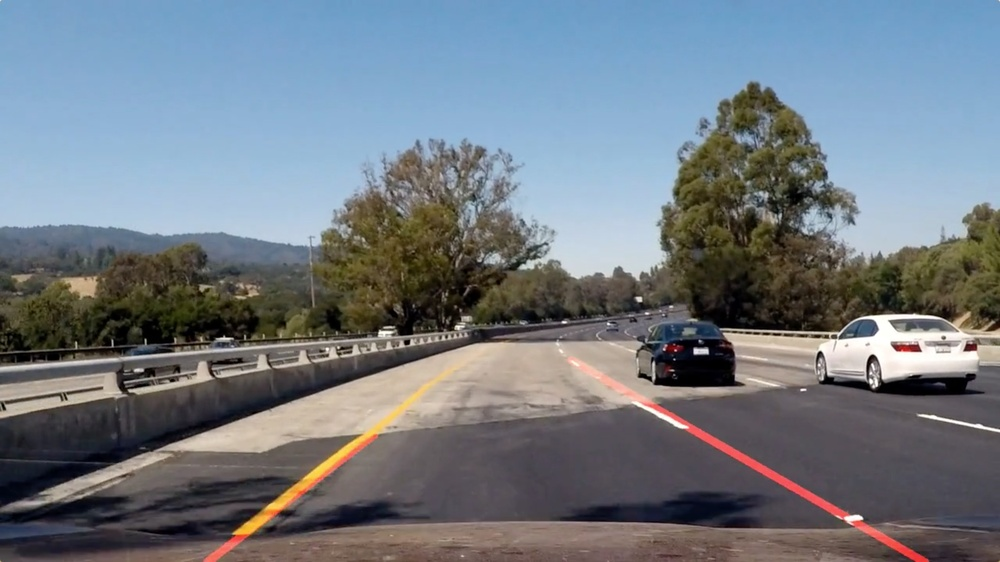
#> input picture LaneFinding/test_images/challenge2.jpg, 1000 x 562 px, shrunk from 2560 x 1440 before the run; its folder holds 4 pictures in this run
$ jupyter execute DisplayIndependent.ipynb   (shell and % lines are left out)
#> lines starting #> are read from the running program, lines starting #| are printed output that depends on the picture; after the words box and inside, x2 and y2 are one past the last pixel; in counts of white or black regions, pixels touching at a corner belong together
[cell 1]
from moviepy.editor import VideoFileClip
from IPython.display import HTML

import matplotlib.pyplot as plt
import matplotlib.image as mpimg
import numpy as np
import cv2
import math


def grayscale(img):
    return cv2.cvtColor(img, cv2.COLOR_RGB2GRAY)
    # Or use BGR2GRAY if you read an image with cv2.imread()
    #return cv2.cvtColor(img, cv2.COLOR_BGR2GRAY)

def canny(img, low_threshold=70, high_threshold=150):
    return cv2.Canny(img, low_threshold, high_threshold)

def gaussian_blur(img, kernel_size=5):
    return cv2.GaussianBlur(img, (kernel_size, kernel_size), 0)

def region_of_interest(img, vertices=None):

    if vertices is None:
        imshape = img.shape

        y_pos = int(.625 * imshape[0]) #450

        x_center = int(imshape[1]/2)
        x_diff = int(x_center * .156) #100
        ul_cut = x_center-x_diff
        ur_cut = x_center+x_diff
        x_offset = int(.1 * imshape[1]) #120
        y_offset = int(.0833 * imshape[0]) #60
        vertices = np.array([[(x_offset, imshape[0]-y_offset), (ul_cut, y_pos), (ur_cut,y_pos), (imshape[1]-x_offset, imshape[0]-y_offset)]], dtype=np.int32)

    #defining a blank mask to start with
    mask = np.zeros_like(img)

    #defining a 3 channel or 1 channel color to fill the mask with depending on the input image
    if len(img.shape) > 2:
        channel_count = img.shape[2]  # i.e. 3 or 4 depending on your image
        ignore_mask_color = (255,) * channel_count
    else:
        ignore_mask_color = 255

    #filling pixels inside the polygon defined by "vertices" with the fill color
    cv2.fillPoly(mask, vertices, ignore_mask_color)

    #returning the image only where mask pixels are nonzero
    masked_image = cv2.bitwise_and(img, mask)
    return masked_image


def draw_lines(img, lines, color=[255, 0, 0], thickness=10):

    left_slopes = list()
    right_slopes = list()

    max_y = img.shape[0]

    start_l_pos = [0, img.shape[1]]
    start_r_pos = [0, img.shape[1]]
    x_center = int(img.shape[1]/2)
    for line in lines:

        for x1,y1,x2,y2 in line:

            m = (x2-x1)/(y2-y1)
            if m > 2. or m < -2. or math.isnan(m):
                #print("Extreme slope:", m, "pos:", line)
                continue

            #if max_y < y1: max_y = y1
            #if max_y < y2: max_y = y2

            if x1 < x_center and x2 < x_center:

                left_slopes.append(m)
                #print("LL slope:", m, "pos:", line)

                if start_l_pos[1] > y1:
                    start_l_pos = (x1, y1)
                if start_l_pos[1] > y2:
                    start_l_pos = (x2, y2)

            else:
                right_slopes.append(m)
                #print("RL slope:", m, "pos:", line)

                if start_r_pos[1] > y1:
                    start_r_pos = (x1,y1)
                if start_r_pos[1] > y2:
                    start_r_pos = (x2,y2)

    left_avg_slope = np.mean(left_slopes)
    if (math.isnan(left_avg_slope)):
        print("Left slope avg is NAN")
        return None

    right_avg_slope = np.mean(right_slopes)

    left_x = int(left_avg_slope * (max_y - start_l_pos[1]) + start_l_pos[0])
    right_x = int(right_avg_slope * (max_y - start_r_pos[1]) + start_r_pos[0])

    #print("Start Left", start_l_pos, ", avg slope:", left_avg_slope)
    #print("Start Right", start_r_pos, ", avg slope:", right_avg_slope)

    cv2.line(img, start_l_pos, (left_x, max_y), color, thickness)
    cv2.line(img, start_r_pos, (right_x, max_y), color, thickness)


def hough_lines(canny_img, rho=1, theta=np.pi/180, threshold=15, min_line_len=6, max_line_gap=4):
    """
    `canny_img` should be the output of a Canny transform.
    Returns an image with hough lines drawn.
    """
    lines = cv2.HoughLinesP(canny_img, rho, theta, threshold, np.array([]), minLineLength=min_line_len, maxLineGap=max_line_gap)
    line_img = np.zeros((canny_img.shape[0], canny_img.shape[1], 3), dtype=np.uint8)
    draw_lines(line_img, lines)
    return line_img

# Python 3 has support for cool math symbols.

def weighted_img(hough_img, initial_img, α=0.8, β=1., λ=0.):
    return cv2.addWeighted(initial_img, α, hough_img, β, λ)


def process_image(image):

    img_gray = grayscale(image)
    img_gauss = gaussian_blur(img_gray)
    img_canny = canny(img_gauss)

    img_canny_masked = region_of_interest(img_canny)
    img_hough = hough_lines(img_canny_masked)
    img_rend = weighted_img(image, img_hough)
    return img_rend

[cell 2]
import os
filename = os.listdir('test_images/')
initial_img = mpimg.imread('test_images/' + filename[1])
#> initial_img is the input picture: shape (562, 1000, 3); mean R, G, B 113.8, 121.9, 130

print('This image is:', type(initial_img), 'with dimensions:', initial_img.shape)
#| This image is: <class 'numpy.ndarray'> with dimensions: (562, 1000, 3)
plt.imshow(initial_img)
#> (this line was passed over: IPython is not available in this run)

[cell 3]
img_gray = grayscale(initial_img)
#> in grayscale, `return cv2.cvtColor(img, cv2.COLOR_RGB2GRAY)`:
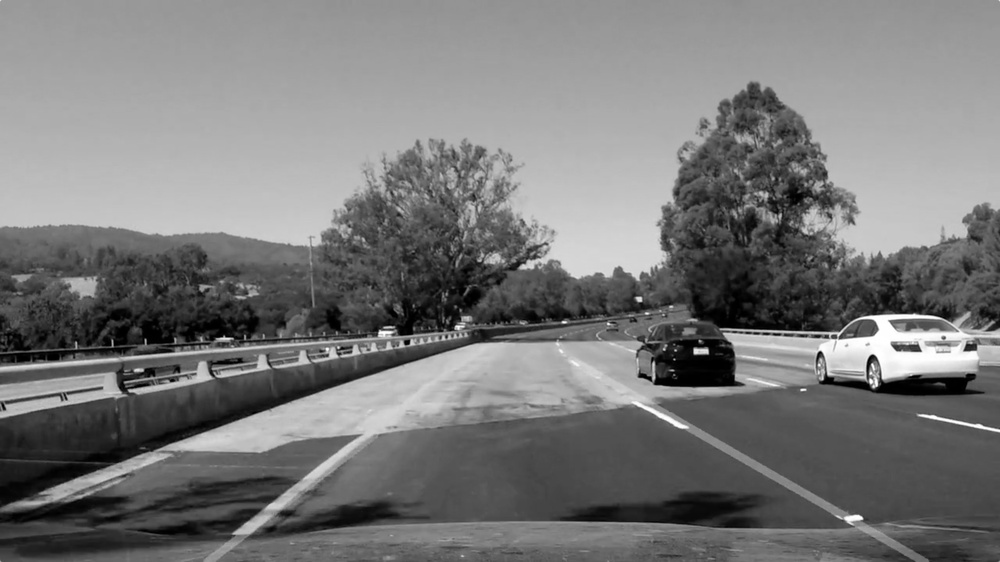
#> returned value: shape (562, 1000); min 0, max 255, mean 120.4
plt.imshow(img_gray, cmap='gray')
#> (this line was passed over: IPython is not available in this run)

[cell 4]
img_gauss = gaussian_blur(img_gray)
plt.imshow(img_gauss, cmap='gray')
#> (this line was passed over: IPython is not available in this run)

[cell 5]
img_canny = canny(img_gauss)
#> in canny, `return cv2.Canny(img, low_threshold, high_threshold)`:
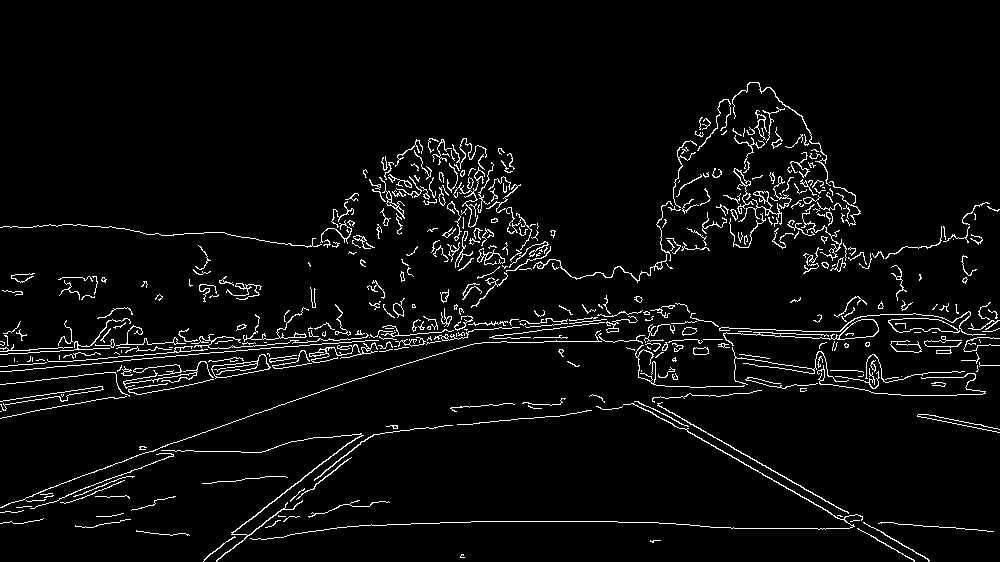
#> returned value: shape (562, 1000); 4.2% white in thin lines or dots, all inside (x1, y1, x2, y2) = (0, 82, 1000, 562)
plt.imshow(img_canny)
#> (this line was passed over: IPython is not available in this run)

[cell 6]
#shape = img_canny.shape
#vertices = np.array([[(150, shape[0]), (450,320), (510,320), (shape[1], shape[0])]], dtype=np.int32)
#img_canny_masked = region_of_interest(img_canny, vertices)
img_canny_masked = region_of_interest(img_canny)
#> in region_of_interest, `cv2.fillPoly(mask, vertices, ignore_mask_color)`:
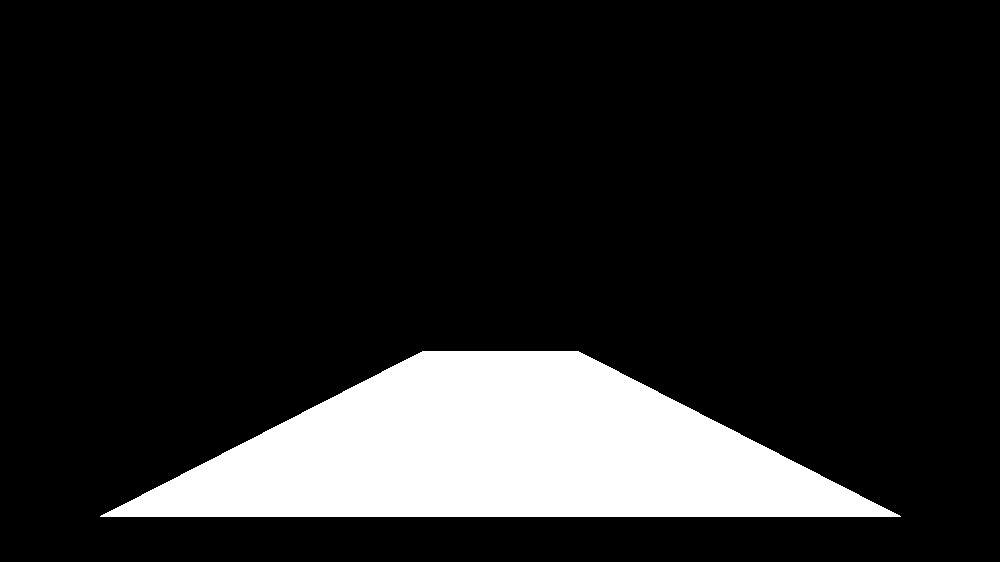
#> mask: shape (562, 1000); 14.2% white; 1 white region, box (x1, y1, x2, y2) and area: (100, 351, 901, 517) 79671
#> in region_of_interest, `masked_image = cv2.bitwise_and(img, mask)`:
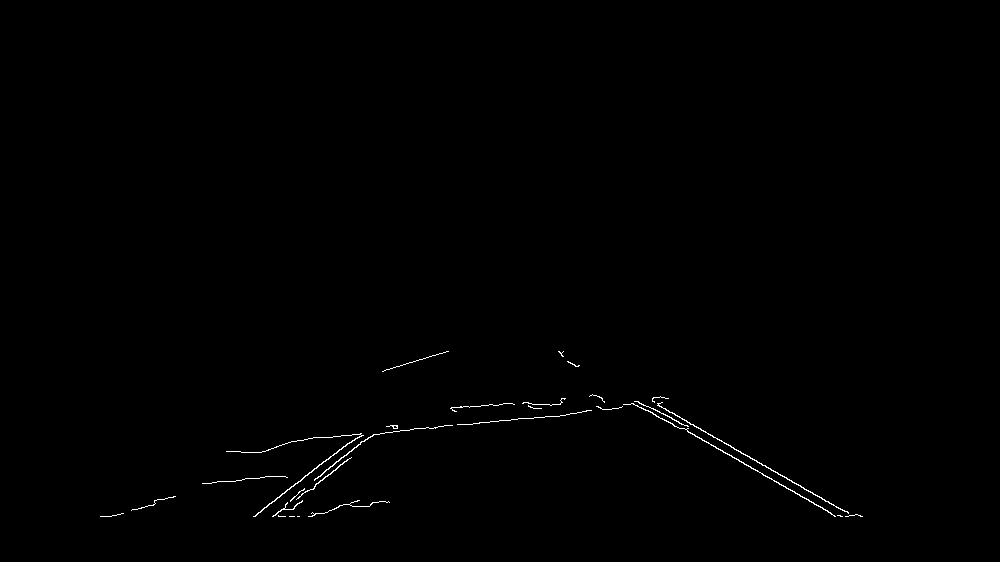
#> masked_image: shape (562, 1000); 0.39% white in thin lines or dots, all inside (x1, y1, x2, y2) = (100, 351, 863, 517)
plt.imshow(img_canny_masked)
#> (this line was passed over: IPython is not available in this run)

[cell 7]
img_hough = hough_lines(img_canny_masked)
#> in hough_lines, `lines = cv2.HoughLinesP(canny_img, rho, theta, threshold, np.array([])..`: lines = 69 rows, first 6: [683, 428, 834, 515], [308, 438, 322, 437], [652, 401, 842, 510], [459, 424, 467, 424], [323, 437, 361, 433], [380, 433, 413, 429]
#> the loop in draw_lines, `for line in lines: ` made 69 passes
#> line on passes 1 to 12: [[683, 428, 834, 515]], [[308, 438, 322, 437]], [[652, 401, 842, 510]], [[459, 424, 467, 424]], [[323, 437, 361, 433]], [[380, 433, 413, 429]], [[553, 416, 591, 410]], [[254, 516, 352, 440]], [[307, 491, 351, 457]], [[296, 499, 307, 490]], [[285, 504, 304, 488]], [[453, 407, 502, 404]]
#> after the loop in draw_lines, `for line in lines:`: left_slopes = [-1.29, -1.29, -1.22, -1.19, -1.28, -1.28, -1.24, -1.4, -2, -1.09, -1.22, -1.29, -1.25]; right_slopes = [1.74, 1.74, 1.82, 1.75, 1.75, 1.76, 1.71, 1.73, 1.5, 1.76, 1.7, 2, 1.9]; start_l_pos = (373, 434); start_r_pos = (572, 363)
#> in draw_lines, `left_avg_slope = np.mean(left_slopes)`: left_avg_slope = -1.31
#> in draw_lines, `right_avg_slope = np.mean(right_slopes)`: right_avg_slope = 1.76
#> in draw_lines, `left_x = int(left_avg_slope * (max_y - start_l_pos[1]) + start_l_pos[0])`: left_x = 205
#> in draw_lines, `right_x = int(right_avg_slope * (max_y - start_r_pos[1]) + start_r_pos..`: right_x = 921
#> in draw_lines, `cv2.line(img, start_r_pos, (right_x, max_y), color, thickness)`:
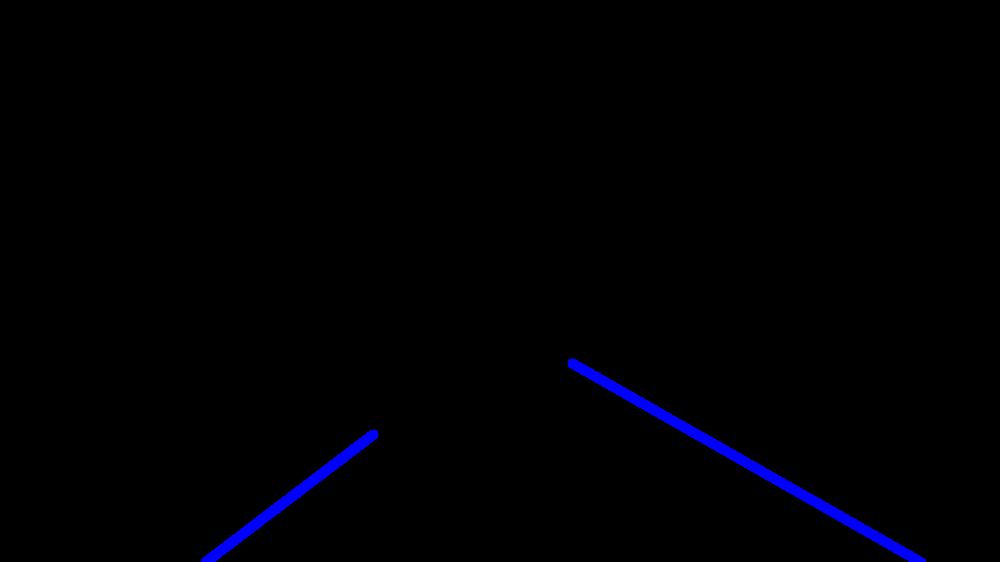
#> img: shape (562, 1000, 3); mean of channels 0, 1, 2 2.9, 0, 0; drawn as B, G, R
plt.imshow(img_hough)
#> (this line was passed over: IPython is not available in this run)

[cell 8]
img_rend = weighted_img(initial_img, img_hough)
#> in weighted_img, `return cv2.addWeighted(initial_img, α, hough_img, β, λ)`:
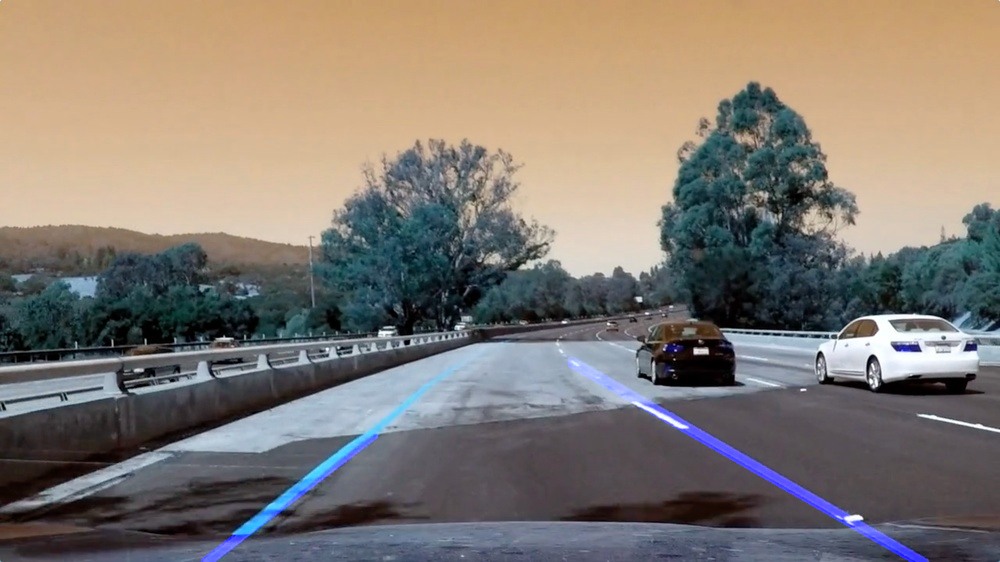
#> returned value: shape (562, 1000, 3); mean of channels 0, 1, 2 114.3, 121.9, 130; drawn as B, G, R
plt.imshow(img_rend)
#> (this line was passed over: IPython is not available in this run)
